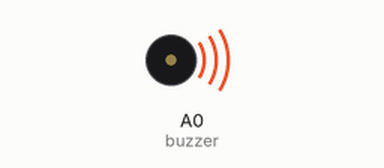
Simulated run of this sketch. Board: Arduino Uno, built with avr-gcc and run on an emulated ATmega328P. On the bench: buzzer (waves = sounding).

Above: at 0.1 s.
Timing chart, 0 to 1.6 s (numbered marks = the images above):
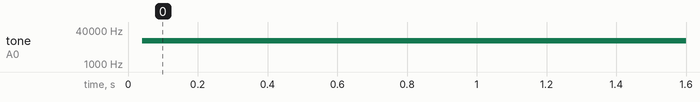

The sketch:

BuzzerKasus2.ino
```cpp
int buzzer=A0;
void
setup(){
 pinMode(buzzer,OUTPUT);
}
void
loop(){
 analogWrite(buzzer,51);
 analogWrite(buzzer,102);
 analogWrite(buzzer,127);
 analogWrite(buzzer,150);
 analogWrite(buzzer,170);
 analogWrite(buzzer,200);
 analogWrite(buzzer,225);
 analogWrite(buzzer,225);

}
```

Measured:
- by itself, tone on A0 (buzzer): silent → 12467 Hz at 0.04 s
